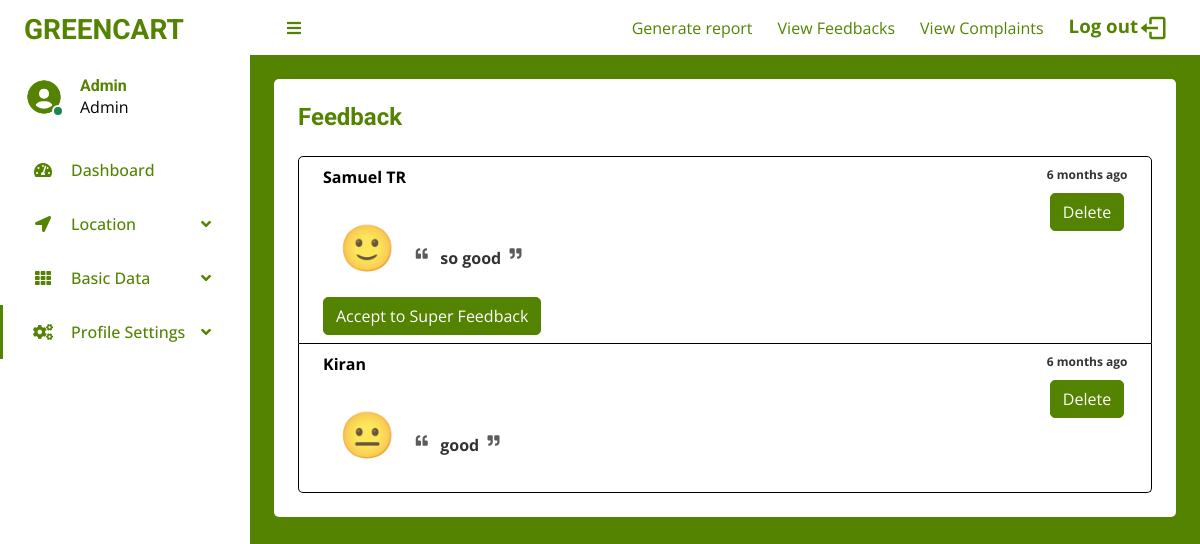
Screenshot of /Project/Admin/AdminFeedback.php (signed in) with the database file from the repository.
### tables this page shows
CREATE TABLE `tbl_feedback` (
  `feedback_id` int(11) NOT NULL,
  `feedback_content` varchar(100) NOT NULL,
  `feedback_rating` int(11) NOT NULL,
  `feedback_time` varchar(100) NOT NULL,
  `feedback_status` tinyint(4) NOT NULL,
  `user_id` int(11) NOT NULL,
  `shop_id` tinyint(4) NOT NULL
);

CREATE TABLE `tbl_user` (
  `user_id` int(11) NOT NULL,
  `user_name` varchar(100) NOT NULL,
  `user_gender` varchar(10) NOT NULL,
  `user_dob` date NOT NULL,
  `user_address` varchar(500) NOT NULL,
  `user_pincode` int(11) NOT NULL,
  `user_photo` varchar(500) NOT NULL,
  `user_contactno` varchar(30) NOT NULL,
  `user_email` varchar(100) NOT NULL,
  `user_password` varchar(100) NOT NULL,
  `city_id` int(11) NOT NULL
);

### Project/Admin/AdminFeedback.php (the view, shortened to what this page needs)
<?php
include("../Assets/Connection/connection.php");
include("../Assets/components/DaysAgo.php");
    ?>
    <?php
$selQuery = "select * from tbl_admin where admin_id =" . $_SESSION['admin_id'];
$result = $conn->query($selQuery);
$data = $result->fetch_assoc();
        ?>
<!DOCTYPE html>
<html lang="en">
<head>
    <link href='https://unpkg.com/boxicons@2.1.4/css/boxicons.min.css' rel='stylesheet'>
    <link href="https://cdnjs.cloudflare.com/ajax/libs/font-awesome/5.10.0/css/all.min.css" rel="stylesheet">
    <link href="https://cdn.jsdelivr.net/npm/bootstrap-icons@1.4.1/font/bootstrap-icons.css" rel="stylesheet">
    <link href="../Assets//Template//AdminTemplate//darkpan-1.0.0//lib/owlcarousel/assets/owl.carousel.min.css"
        rel="stylesheet">
    <link
        href="../Assets//Template//AdminTemplate//darkpan-1.0.0//lib/tempusdominus/css/tempusdominus-bootstrap-4.min.css"
        rel="stylesheet" />
    <link href="../Assets//Template//AdminTemplate//darkpan-1.0.0//css/bootstrap.min.css" rel="stylesheet">
    <link rel="stylesheet" href="../Assets//Template//AdminTemplate//darkpan-1.0.0//css//style.css">
</head>
<body>
    <div class="container-fluid position-relative d-flex p-0">
        <?php include('../Assets/components/Admin/SideBar.php') ?>
        <div class="content" style="background: #548302;">
            <?php include('../Assets/components/Admin/NavBar.php') ?>
            <div class="container-fluid pt-4 px-4">
                <div class="text-center rounded p-4" style="background: #fff;">
                    <div class="d-flex align-items-center justify-content-between mb-4">
                        <h6 class="mb-0" style="color: #548302;font-size: 18pt;">Feedback</h6>
                    </div>
                    <?php
                    $selQuery = "select * from tbl_feedback f
                    left join tbl_user u on f.user_id = u.user_id
                    left join tbl_shop s on f.shop_id = s.shop_id
                    order by f.feedback_time desc";
                    $result = $conn->query($selQuery);
                    $selQuery = "select count(*) from tbl_feedback where feedback_status=1";
                    $resultC = $conn->query($selQuery);
                    $count = 0;
                    while ($value = $resultC->fetch_array()) {
                        $count += $value['count(*)'];
                    }
                    if ($result->num_rows) {
                        ?>
                        <ol class="list-group">
                            <?php
                            while ($row = $result->fetch_assoc()) {
                                ?>
                                <li class="list-group-item d-flex justify-content-between align-items-start">
                                    <div class="ms-2 me-auto" style="text-align: left;">
                                        <div class="fw-bold" style="color: #000;">
                                            <?php
                                            if ($row['user_id'] == 0) {
                                                echo $row['shop_name'];
                                            } else {
                                                echo $row['user_name'];
                                            }
                                            ?>
                                        </div>
                                        <br>
                                        <p style="color: #000; opacity: 0.8;">
                                        <?php
                                        if ($row['feedback_rating'] == 0) {
                                            ?>
                                            <span class="px-3 py-2" style="font-size: 34pt; opacity: 1;">&#128577;</span>
                                            <?php
                                        }else if ($row['feedback_rating'] == 1) {
                                            ?>
                                            <span class="px-3 py-2" style="font-size: 34pt; opacity: 1;">&#128528;</span>
                                            <?php
                                        }else{
                                            ?>
                                            <span class="px-3 py-2" style="font-size: 34pt; opacity: 1;">&#128578;</span>
                                            <?php
                                        }
                                        ?>
                                            <sup><i style="color: #000; opacity: 0.8;" class="fa fa-quote-left"
                                                    aria-hidden="true"></i></sup>
                                            <b>&nbsp;
                                                <?php echo $row['feedback_content'] ?>&nbsp;
                                            </b>
                                            <sup><i style="color: #000; opacity: 0.8;" class="fa fa-quote-right"
                                                    aria-hidden="true"></i></sup>
                                        </p>
                                        <?php
                                        if ($row['shop_id'] == 0 && $row['feedback_rating'] == 2 && $row['feedback_status'] != 1 && $count < 5) {
                                            ?>
                                            <button
                                                onclick="window.location='../Admin/AdminFeedback.php?fid=<?php echo $row['feedback_id'] ?>'"
                                                class="btn btn-primary">Accept to Super Feedback</button>
                                            <?php
                                        }
                                        ?>
                                    </div>
                                    <span class="badge  rounded-pill"
                                        style="background: none; width: 8em;color: rgba(0, 0, 0, 0.8);">
                                        <?php
                                        echo timeAgo(strtotime($row['feedback_time']))
                                            ?> <br><br>
                                        <button class="btn btn-primary"
                                            onclick="window.location='../Admin/AdminFeedback.php?fidD=<?php echo $row['feedback_id'] ?>'">
                                            Delete
                                        </button>
                                    </span>
                                </li>
                                <?php
                            }
                            ?>
                        </ol>
                        <?php
                    }
                    ?>
                </div>
            </div>
            <br>
            <br>
            <br>
            <br>
        </div>
    </div>
</body>
</html>

### Project/Assets/components/Admin/SideBar.php (shortened to what this page needs)
<div class="sidebar pe-4 pb-3" style="background: #fff;">
            <nav class="navbar">
                <a href="index.html" class="navbar-brand mx-4 mb-3">
                    <h3 class="" style="color: #548302;">GREENCART</h3>
                </a>
                <div class="d-flex align-items-center ms-4 mb-4">
                    <div class="position-relative">
                        <img class="rounded-circle" src="../Assets//Template//AdminTemplate//darkpan-1.0.0//img/user.jpg" alt="" style="width: 40px; height: 40px;">
                        <div class="bg-success rounded-circle border border-2 border-white position-absolute end-0 bottom-0 p-1"></div>
                    </div>
                    <div class="ms-3">
                        <h6 class="mb-0" style="color: #548302;">
                            <?php echo $data['admin_name']; ?>
                        </h6>
                        <span>Admin</span>
                    </div>
                </div>
                <div class="navbar-nav w-100">
                    <a href="./AdminHomePage.php" class="nav-item nav-link"><i class="fa fa-tachometer-alt me-2"></i>Dashboard</a>
                    <div class="nav-item dropdown">
                        <a href="#" class="nav-link dropdown-toggle" data-bs-toggle="dropdown"><i class="fa fa-location-arrow me-2"></i>Location</a>
                    </div>
                    <div class="nav-item dropdown">
                        <a href="#" class="nav-link dropdown-toggle" data-bs-toggle="dropdown"><i class="fa fa-th me-2"></i>Basic Data</a>
                    </div>
                    <div class="nav-item dropdown">
                        <a href="#" class="nav-link dropdown-toggle active" data-bs-toggle="dropdown"><i class="fa fa fa-cogs me-2"></i>Profile Settings</a>
                    </div>
                    <a href="" class="nav-item nav-link">
                    </a>
                </div>
            </nav>
        </div>

### Project/Assets/components/DaysAgo.php
<?php
function timeAgo($time_ago)
{
    $cur_time = time();
    $time_elapsed = $cur_time - $time_ago;
    $seconds = $time_elapsed;
    $minutes = round($time_elapsed / 60);
    $hours = round($time_elapsed / 3600);
    $days = round($time_elapsed / 86400);
    $weeks = round($time_elapsed / 604800);
    $months = round($time_elapsed / 2600640);
    $years = round($time_elapsed / 31207680);
    if ($seconds <= 60) {
        echo "just now";
    }
    else if ($minutes <= 60) {
        if ($minutes == 1) {
            echo "one minute ago";
        } else {
            echo "$minutes minutes ago";
        }
    }
    else if ($hours <= 24) {
        if ($hours == 1) {
            echo "an hour ago";
        } else {
            echo "$hours hours ago";
        }
    }
    else if ($days <= 7) {
        if ($days == 1) {
            echo "yesterday";
        } else {
            echo "$days days ago";
        }
    }
    else if ($weeks <= 4.3) {
        if ($weeks == 1) {
            echo "a week ago";
        } else {
            echo "$weeks weeks ago";
        }
    }
    else if ($months <= 12) {
        if ($months == 1) {
            echo "a month ago";
        } else {
            echo "$months months ago";
        }
    }
    else {
        if ($years == 1) {
            echo "one year ago";
        } else {
            echo "$years years ago";
        }
    }
}
?>

### Project/Assets/Template/AdminTemplate/darkpan-1.0.0/css/style.css (style rules this page uses)
:root { --primary: #548302; --secondary: #fff; --light: #548302;; }
.btn { transition: .5s; }
.sidebar { position: fixed; top: 0; left: 0; bottom: 0; width: 250px; height: 100vh; overflow-y: auto; background: var(--secondary); transition: 0.5s; z-index: 999; }
.content { margin-left: 250px; min-height: 100vh; background: var(--dark); transition: 0.5s; }
@media (min-width: 992px) { .sidebar { margin-left: 0; } }
@media (min-width: 992px) { .content { width: calc(100% - 250px); } }
.sidebar .navbar .navbar-nav .nav-link { padding: 7px 20px; color: var(--light); font-weight: 500; border-left: 3px solid var(--secondary); border-radius: 0 30px 30px 0; outline: none; }
.sidebar .navbar .navbar-nav .nav-link:hover, .sidebar .navbar .navbar-nav .nav-link.active { color: var(--primary); background: var(--dark); border-color: var(--primary); }
.sidebar .navbar .navbar-nav .nav-link i { width: 40px; height: 40px; display: inline-flex; align-items: center; justify-content: center; background: var(--dark); border-radius: 40px; }
.sidebar .navbar .navbar-nav .nav-link:hover i, .sidebar .navbar .navbar-nav .nav-link.active i { background: var(--secondary); }
.sidebar .navbar .dropdown-toggle::after { position: absolute; top: 15px; right: 15px; border: none; content: "\f107"; font-family: "Font Awesome 5 Free"; font-weight: 900; transition: .5s; }

### rows the page displays
tbl_feedback: user.user_name "Samuel TR", feedback_content "so good"
tbl_feedback: user.user_name "Kiran", feedback_content "good"

### other values shown
$data['admin_name'] "Admin"
